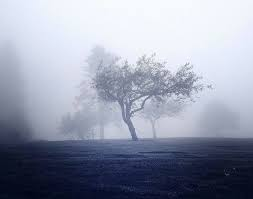
#> input picture HomomorphicFilter/test/in2.jpg, 253 x 199 px, found by its file name
$ python HomomorphicFilter.py
#> lines starting #> are read from the running program, lines starting #| are printed output that depends on the picture
import cv2
import numpy as np


def Butterworth(sp, args):
    P = sp[0] / 2
    Q = sp[1] / 2
    U, V = np.meshgrid(range(sp[0]), range(
        sp[1]), sparse=False, indexing='ij')
    Duv = (((U-P)**2+(V-Q)**2)).astype(float)
    H = 1/(1+(Duv/args[0]**2)**args[1])
    return 1-H


def Gaussian(sp, args):
    P = sp[0] / 2
    Q = sp[1] / 2
    U, V = np.meshgrid(range(sp[0]), range(
        sp[1]), sparse=False, indexing='ij')
    Duv = (((U-P)**2+(V-Q)**2)).astype(float)
    H = np.exp((-Duv/(2*args[0]**2)))
    return 1-H


def applyFilter(I, H, a, b):
    H = np.fft.fftshift(H)
    return (a+b*H)*I


def homomorphicFilt(img, args, a, b, type='Gaussian', ):
    imgLog = np.log1p(np.array(img, dtype="float"))
    imgfft = np.fft.fft2(imgLog)
    if type == 'Butterworth':
        H = Butterworth(imgfft.shape, args)
    elif type == 'Gaussian':
        H = Gaussian(imgfft.shape, args)
    else:
        raise(Exception(f'undefined type {type}'))
    imgfftTrans = applyFilter(imgfft, H, a, b)
    imgifft = np.fft.ifft2(imgfftTrans)
    img = np.exp(np.real(imgifft)) - 1
    return np.uint8(img)


def main():
    path = 'H:\\Learning\DIP\\HomomorphicFilter\\test\\in2.jpg'
    outpath = 'H:\\Learning\DIP\\HomomorphicFilter\\test\\out2.jpg'

    img = cv2.imread(path)
#> img is the input picture: shape (199, 253, 3); mean B, G, R 172.9, 155.1, 149.2
    a = 0.90
    b = 1.5
    sig = [350, 10]  # 降低sig0粒度变大
    type = 'Gaussian'
    b = homomorphicFilt(img[:, :, 0], sig, a, b, type)
#> in homomorphicFilt, `imgLog = np.log1p(np.array(img, dtype="float"))`:
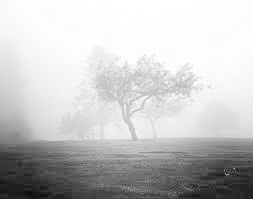
#> imgLog: shape (199, 253) float64; min 3.09, max 5.55, mean 4.99; drawn with min black and max white
#> in applyFilter, `H = np.fft.fftshift(H)`:
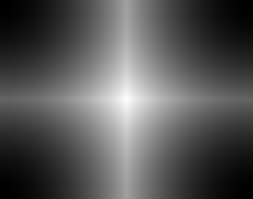
#> H: shape (199, 253) float64; min 2.04e-06, max 0.1, mean 0.0344; drawn with min black and max white
    g = homomorphicFilt(img[:, :, 1], sig, a, b, type)
#> call 2 of homomorphicFilt, with a = 0.9, type = 'Gaussian'
#> in homomorphicFilt (call 2), `imgLog = np.log1p(np.array(img, dtype="float"))`:
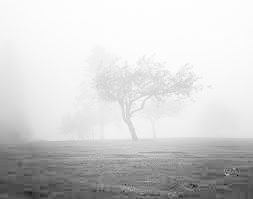
#> imgLog: shape (199, 253) float64; min 1.1, max 5.54, mean 4.75; drawn with min black and max white
#> in homomorphicFilt (call 2), `img = np.exp(np.real(imgifft)) - 1`:
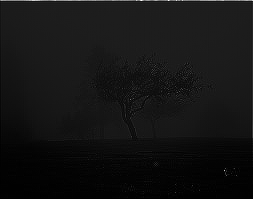
#> img: shape (199, 253) float64; min -0.992, max 1241.6, mean 95.8; drawn with min black and max white
#> in homomorphicFilt (call 2), `return np.uint8(img)`:
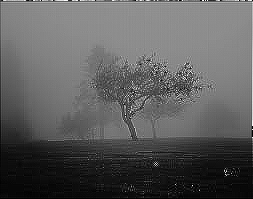
#> returned value: shape (199, 253); min 0, max 255, mean 92
    r = homomorphicFilt(img[:, :, 2], sig, a, b, type)
#> call 3 of homomorphicFilt, with a = 0.9, type = 'Gaussian'
#> in homomorphicFilt (call 3), `img = np.exp(np.real(imgifft)) - 1`:
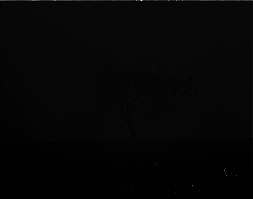
#> img: shape (199, 253) float64; min -1, max 4396.5, mean 94.2; drawn with min black and max white
    res = np.zeros(img.shape)
    for i in range(img.shape[0]):
        for j in range(img.shape[1]):
            res[i][j][0] = b[i][j]
            res[i][j][1] = g[i][j]
            res[i][j][2] = r[i][j]
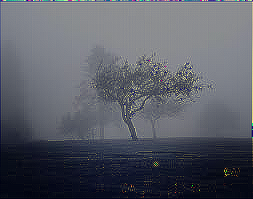
#> res: shape (199, 253, 3) float64; mean B, G, R 101.2, 92, 88.7
    cv2.imwrite(outpath, res)


if __name__ == '__main__':
    main()

$ run again, with HomomorphicFilter/test/in1.jpg copied over HomomorphicFilter/test/in2.jpg
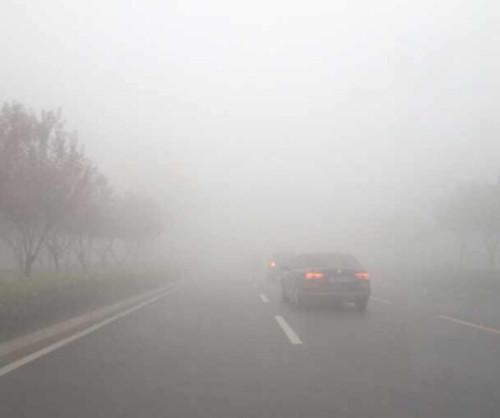
#> input picture HomomorphicFilter/test/in1.jpg, 500 x 418 px, found by its file name
#> in main, img is the input picture: shape (418, 500, 3); mean B, G, R 183.8, 185.3, 187.2
#> img: shape (418, 500) float64
#> in homomorphicFilt (call 2), `img = np.exp(np.real(imgifft)) - 1`:
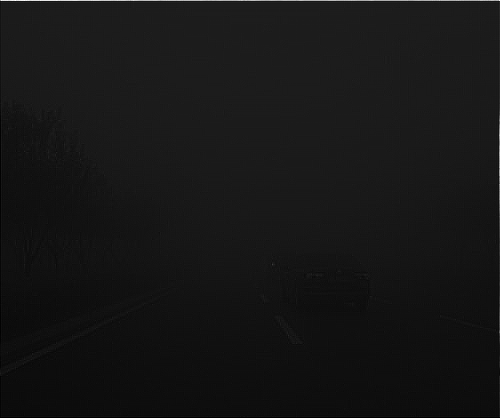
#> img: shape (418, 500) float64; min 2.55, max 1233.8, mean 111.2; drawn with min black and max white
#> in main, `cv2.imwrite(outpath, res)`:
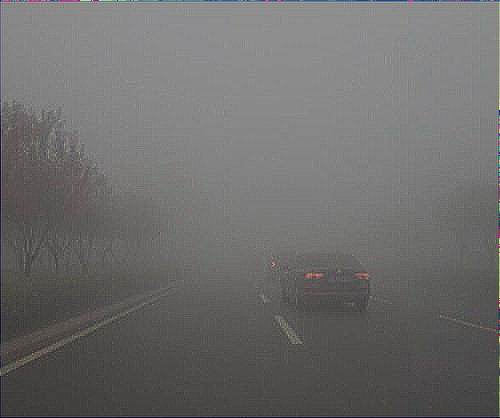
#> saved as out2.jpg: shape (418, 500, 3); mean B, G, R 107.8, 108.5, 109.5
